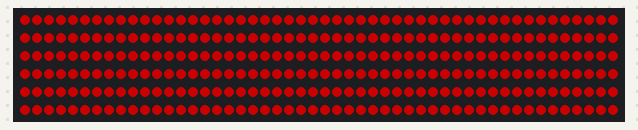
Bench run of a sketch on a simulated Arduino Uno, built with avr-gcc and run on an emulated ATmega328P. Shown: 300 RGB LEDs in strip order, left to right, continuing on the next row. Dim RGB values are drawn brighter than linear.

Above: at 2.1 s.
At 3.1 s:
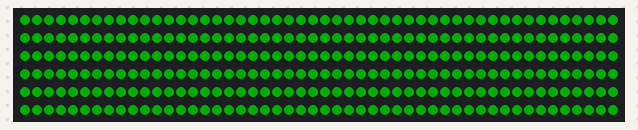
At 4.1 s:
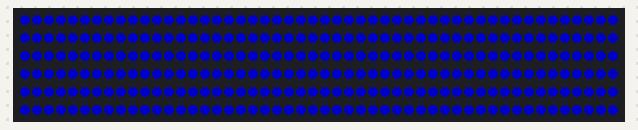
At 5.1 s:
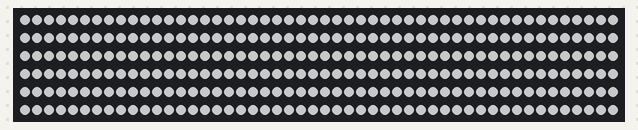
At 21.53 s:
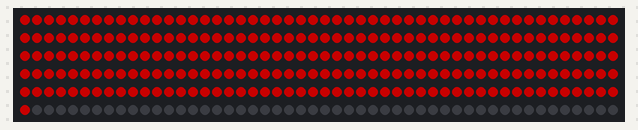
At 39.86 s:
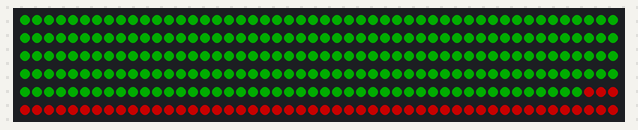

The sketch:

FastLED_Test.ino
```cpp
// OPENHORNET Backlighting LEDs test code.
// It will cycle through red, green, blue & white on all LEDs.
// Then chase down the entire panel 4 times, one for each colour + white.

#include <FastLED.h>

#define DATA_PIN     10       // What data pin are the LEDs conencted to? BL#1 = 13, BL#2 = 12, BL#3 = 11 etc.
#define LED_TYPE     WS2812B  // OPENHORNET backlighting LEDs are WS2812B
#define COLOUR_ORDER GRB      // OPENHORNET backlighting LEDs are GRB (green, red, blue)
#define NUM_LEDS     300       // Set it to the number of LEDs you have connected.
#define BRIGHTNESS   100      // LED Brightness 0 = Off, 255 = 100%.
#define SOLID_SPEED  1000     // How long each solid colour is held in ms.
#define CHASE_SPEED  50      // How fast the chase goes in ms

CRGB leds[NUM_LEDS];

void setup() {
  delay(2000);
  FastLED.addLeds<LED_TYPE, DATA_PIN, COLOUR_ORDER>(leds, NUM_LEDS);
  FastLED.setDither(false);
  FastLED.setBrightness(BRIGHTNESS);
  fill_solid(leds, NUM_LEDS, CRGB::Black);
  FastLED.show();

}
void loop() {

     fill_solid( leds, NUM_LEDS, CRGB::Red);
     FastLED.delay(SOLID_SPEED);

     fill_solid( leds, NUM_LEDS, CRGB::Green);
     FastLED.delay(SOLID_SPEED);

     fill_solid( leds, NUM_LEDS, CRGB::Blue);
     FastLED.delay(SOLID_SPEED);

     fill_solid( leds, NUM_LEDS, CRGB::White);
     FastLED.delay(SOLID_SPEED);

     fill_solid( leds, NUM_LEDS, CRGB::Black);
     FastLED.delay(0);

    cd77_colorwipe_dot(CRGB::Red, 0, NUM_LEDS, CHASE_SPEED);
    cd77_colorwipe_dot(CRGB::Green, 0, NUM_LEDS, CHASE_SPEED);
    cd77_colorwipe_dot(CRGB::Blue, 0, NUM_LEDS, CHASE_SPEED);
    cd77_colorwipe_dot(CRGB::White, 0, NUM_LEDS, CHASE_SPEED);

}

//==================== Functions ===============================

void cd77_colorwipe(CRGB color,  uint16_t to, uint16_t wait) {
  for (uint16_t i = 0; i <to; i++) {
    leds[i] = color;
    FastLED.delay(500);
  }
}

void cd77_colorwipe_dot(CRGB color,uint16_t from,  uint16_t to,  uint16_t wait) {
  for (uint16_t i = from; i <to; i++) {
    leds[i] = color;
    FastLED.delay(wait);
   // leds[i] = CRGB::Black;
    FastLED.show();


  }
}
```

Measured:
- what the display in image 0 shows lasts 1.0 s, from 2.0 s to 3.0 s
